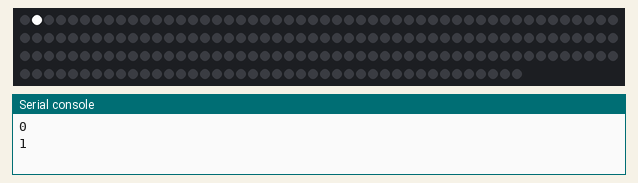
Bench run of a program on a simulated ESP32 board running MicroPython. Shown: 192 RGB LEDs in strip order, left to right, continuing on the next row, the last lines printed to the serial console. Random numbers come from a fixed seed.

Above: at 0.2 s.
At 20.6 s:
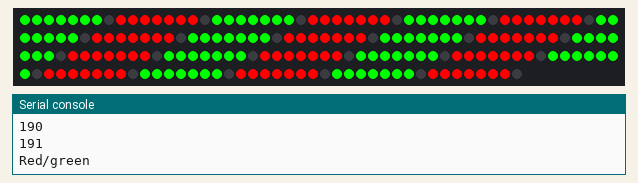
At 22.59 s:
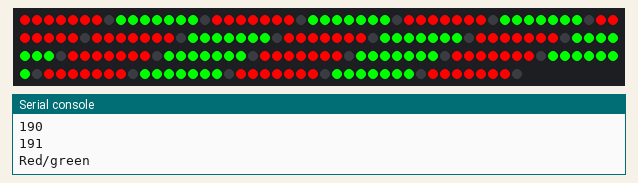
At 36.7 s:
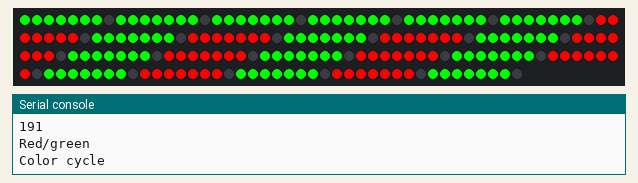

The program:

discobaby.py
```python
import time
import random
from machine import Pin
from neopixel import NeoPixel

numpix = 192
hexes = 24

pin = Pin(39, Pin.OUT)
np = NeoPixel(pin, numpix)
colors = [
    (0,255,0),
    (192,192,0),
    (255,0,0),
    (0,255,0)
]

def all_red(np):
    for n in range(0, 12):
        np[n] = (255,0,0)
    np.write()

def all_green(np):
    for n in range(0, 12):
        np[n] = (0,255,0)
    np.write()

def all_yellow(np):
    for n in range(0, 12):
        np[n] = (192,192,0)
    np.write()

def cycle(np):
    all_off(np)
    for n in range(0, 60):
        np[n % 12] = (255,255,255)
        np[(n + 11) % 12] =  (0,0,0)
        np.write()
        time.sleep(0.5)

def all_off(np):
    for n in range(0, 12):
        np[n] = (0,0,0)
    np.write()

def one_on(n):
    np[(n + numpix - 1) % numpix] = (0,0,0)
    np[n] = (255,255,255)
    np.write()

def random_random():
    randhex = random.randint(0, hexes - 1)
    randcolor = random.randint(0, 3)
    for n in range(randhex * 8, randhex * 8 + 7):
        print(n)
        print(randcolor)
        print(colors[randcolor])
        np[n] = colors[randcolor]
    np.write()

def switch_color(hex, col):
    for n in range(hex * 8, hex * 8 + 7):
        np[n] = colors[col]
    np.write()

def colorcycle(color, interval):
    print("Color cycle")
    for n in range(0, hexes):
        switch_color(n, color)
        time.sleep(interval)

def redgreen(interval):
    print("Red/green")
    for n in range(0, hexes):
        if n % 2 == 0:
            switch_color(n, 0)
        else:
            switch_color(n, 2)
    time.sleep(interval)
    for n in range(0, hexes):
        if n % 2 == 0:
            switch_color(n, 2)
        else:
            switch_color(n, 0)
    time.sleep(interval)

for n in range(0, numpix):
    print(n)
    one_on(n)
    time.sleep(0.1)
np[numpix - 1] = (0,0,0)
np.write()

while True:
    redgreen(2.0)
    colorcycle(0, 3.0)
    time.sleep(15.0)
    colorcycle(2, 0.2)
    time.sleep(5.0)
    colorcycle(1, 1.0)
    colorcycle(0, 5.0)
    time.sleep(30.0)
```

Measured:
- what the display in image 1 shows lasts 2.0 s, from 20.5 s to 22.5 s
